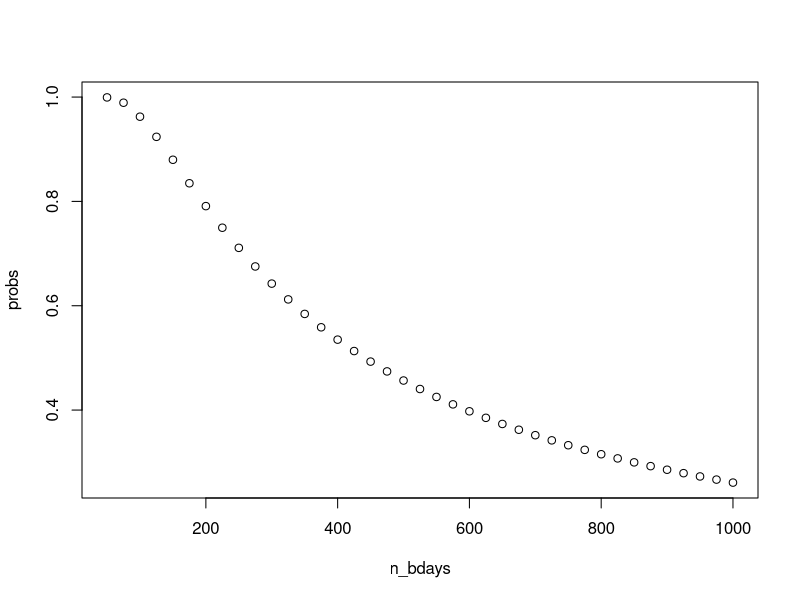

R code for this plot:
## ---- chunk 1
knitr::opts_chunk$set(echo = TRUE)
## ---- chunk 2
1 + 2
## ---- chunk 3
v <- c(1, 4, 9, 16, 25)
## ---- chunk 4
sqrt(v)
## ---- chunk 5
v + 1
## ---- chunk 6
v <- sqrt(v)
## ---- chunk 7
v <- c(1, 4, 9, 16, 25)
## ---- chunk 8
w <- sqrt(v)
## ---- chunk 9
v > 10
## ---- chunk 10
u <- v > 10
## ---- chunk 11
sum(u)
## ---- chunk 12
name_of_function <- function(variable1, variable6, pizza){
  variable1 + variable6*pizza
}
## ---- chunk 13
prob_bday_match <- function(n_bdays, k_people){
  1 - choose(n_bdays, k_people)*factorial(k_people)/(n_bdays^k_people)
}
## ---- chunk 14
n_bdays <- seq(from = 50, to = 1000, by = 25)
## ---- chunk 15
probs <- prob_bday_match(n_bdays, 25)
## ---- chunk 16
plot(n_bdays, probs)
